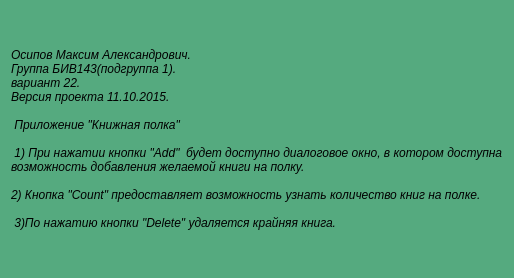
<?xml version="1.0" encoding="UTF-8"?>
<ui version="4.0">
 <class>DialogHelp</class>
 <widget class="QDialog" name="DialogHelp">
  <property name="geometry">
   <rect>
    <x>0</x>
    <y>0</y>
    <width>487</width>
    <height>278</height>
   </rect>
  </property>
  <property name="palette">
   <palette>
    <active>
     <colorrole role="WindowText">
      <brush brushstyle="SolidPattern">
       <color alpha="255">
        <red>0</red>
        <green>0</green>
        <blue>0</blue>
       </color>
      </brush>
     </colorrole>
     <colorrole role="Button">
      <brush brushstyle="SolidPattern">
       <color alpha="255">
        <red>85</red>
        <green>170</green>
        <blue>127</blue>
       </color>
      </brush>
     </colorrole>
     <colorrole role="Light">
      <brush brushstyle="SolidPattern">
       <color alpha="255">
        <red>127</red>
        <green>255</green>
        <blue>191</blue>
       </color>
      </brush>
     </colorrole>
     <colorrole role="Midlight">
      <brush brushstyle="SolidPattern">
       <color alpha="255">
        <red>106</red>
        <green>212</green>
        <blue>159</blue>
       </color>
      </brush>
     </colorrole>
     <colorrole role="Dark">
      <brush brushstyle="SolidPattern">
       <color alpha="255">
        <red>42</red>
        <green>85</green>
        <blue>63</blue>
       </color>
      </brush>
     </colorrole>
     <colorrole role="Mid">
      <brush brushstyle="SolidPattern">
       <color alpha="255">
        <red>56</red>
        <green>113</green>
        <blue>84</blue>
       </color>
      </brush>
     </colorrole>
     <colorrole role="Text">
      <brush brushstyle="SolidPattern">
       <color alpha="255">
        <red>0</red>
        <green>0</green>
        <blue>0</blue>
       </color>
      </brush>
     </colorrole>
     <colorrole role="BrightText">
      <brush brushstyle="SolidPattern">
       <color alpha="255">
        <red>255</red>
        <green>255</green>
        <blue>255</blue>
       </color>
      </brush>
     </colorrole>
     <colorrole role="ButtonText">
      <brush brushstyle="SolidPattern">
       <color alpha="255">
        <red>0</red>
        <green>0</green>
        <blue>0</blue>
       </color>
      </brush>
     </colorrole>
     <colorrole role="Base">
      <brush brushstyle="SolidPattern">
       <color alpha="255">
        <red>255</red>
        <green>255</green>
        <blue>255</blue>
       </color>
      </brush>
     </colorrole>
     <colorrole role="Window">
      <brush brushstyle="SolidPattern">
       <color alpha="255">
        <red>85</red>
        <green>170</green>
        <blue>127</blue>
       </color>
      </brush>
     </colorrole>
     <colorrole role="Shadow">
      <brush brushstyle="SolidPattern">
       <color alpha="255">
        <red>0</red>
        <green>0</green>
        <blue>0</blue>
       </color>
      </brush>
     </colorrole>
     <colorrole role="AlternateBase">
      <brush brushstyle="SolidPattern">
       <color alpha="255">
        <red>170</red>
        <green>212</green>
        <blue>191</blue>
       </color>
      </brush>
     </colorrole>
     <colorrole role="ToolTipBase">
      <brush brushstyle="SolidPattern">
       <color alpha="255">
        <red>255</red>
        <green>255</green>
        <blue>220</blue>
       </color>
      </brush>
     </colorrole>
     <colorrole role="ToolTipText">
      <brush brushstyle="SolidPattern">
       <color alpha="255">
        <red>0</red>
        <green>0</green>
        <blue>0</blue>
       </color>
      </brush>
     </colorrole>
    </active>
    <inactive>
     <colorrole role="WindowText">
      <brush brushstyle="SolidPattern">
       <color alpha="255">
        <red>0</red>
        <green>0</green>
        <blue>0</blue>
       </color>
      </brush>
     </colorrole>
     <colorrole role="Button">
      <brush brushstyle="SolidPattern">
       <color alpha="255">
        <red>85</red>
        <green>170</green>
        <blue>127</blue>
       </color>
      </brush>
     </colorrole>
     <colorrole role="Light">
      <brush brushstyle="SolidPattern">
       <color alpha="255">
        <red>127</red>
        <green>255</green>
        <blue>191</blue>
       </color>
      </brush>
     </colorrole>
     <colorrole role="Midlight">
      <brush brushstyle="SolidPattern">
       <color alpha="255">
        <red>106</red>
        <green>212</green>
        <blue>159</blue>
       </color>
      </brush>
     </colorrole>
     <colorrole role="Dark">
      <brush brushstyle="SolidPattern">
       <color alpha="255">
        <red>42</red>
        <green>85</green>
        <blue>63</blue>
       </color>
      </brush>
     </colorrole>
     <colorrole role="Mid">
      <brush brushstyle="SolidPattern">
       <color alpha="255">
        <red>56</red>
        <green>113</green>
        <blue>84</blue>
       </color>
      </brush>
     </colorrole>
     <colorrole role="Text">
      <brush brushstyle="SolidPattern">
       <color alpha="255">
        <red>0</red>
        <green>0</green>
        <blue>0</blue>
       </color>
      </brush>
     </colorrole>
     <colorrole role="BrightText">
      <brush brushstyle="SolidPattern">
       <color alpha="255">
        <red>255</red>
        <green>255</green>
        <blue>255</blue>
       </color>
      </brush>
     </colorrole>
     <colorrole role="ButtonText">
      <brush brushstyle="SolidPattern">
       <color alpha="255">
        <red>0</red>
        <green>0</green>
        <blue>0</blue>
       </color>
      </brush>
     </colorrole>
     <colorrole role="Base">
      <brush brushstyle="SolidPattern">
       <color alpha="255">
        <red>255</red>
        <green>255</green>
        <blue>255</blue>
       </color>
      </brush>
     </colorrole>
     <colorrole role="Window">
      <brush brushstyle="SolidPattern">
       <color alpha="255">
        <red>85</red>
        <green>170</green>
        <blue>127</blue>
       </color>
      </brush>
     </colorrole>
     <colorrole role="Shadow">
      <brush brushstyle="SolidPattern">
       <color alpha="255">
        <red>0</red>
        <green>0</green>
        <blue>0</blue>
       </color>
      </brush>
     </colorrole>
     <colorrole role="AlternateBase">
      <brush brushstyle="SolidPattern">
       <color alpha="255">
        <red>170</red>
        <green>212</green>
        <blue>191</blue>
       </color>
      </brush>
     </colorrole>
     <colorrole role="ToolTipBase">
      <brush brushstyle="SolidPattern">
       <color alpha="255">
        <red>255</red>
        <green>255</green>
        <blue>220</blue>
       </color>
      </brush>
     </colorrole>
     <colorrole role="ToolTipText">
      <brush brushstyle="SolidPattern">
       <color alpha="255">
        <red>0</red>
        <green>0</green>
        <blue>0</blue>
       </color>
      </brush>
     </colorrole>
    </inactive>
    <disabled>
     <colorrole role="WindowText">
      <brush brushstyle="SolidPattern">
       <color alpha="255">
        <red>42</red>
        <green>85</green>
        <blue>63</blue>
       </color>
      </brush>
     </colorrole>
     <colorrole role="Button">
      <brush brushstyle="SolidPattern">
       <color alpha="255">
        <red>85</red>
        <green>170</green>
        <blue>127</blue>
       </color>
      </brush>
     </colorrole>
     <colorrole role="Light">
      <brush brushstyle="SolidPattern">
       <color alpha="255">
        <red>127</red>
        <green>255</green>
        <blue>191</blue>
       </color>
      </brush>
     </colorrole>
     <colorrole role="Midlight">
      <brush brushstyle="SolidPattern">
       <color alpha="255">
        <red>106</red>
        <green>212</green>
        <blue>159</blue>
       </color>
      </brush>
     </colorrole>
     <colorrole role="Dark">
      <brush brushstyle="SolidPattern">
       <color alpha="255">
        <red>42</red>
        <green>85</green>
        <blue>63</blue>
       </color>
      </brush>
     </colorrole>
     <colorrole role="Mid">
      <brush brushstyle="SolidPattern">
       <color alpha="255">
        <red>56</red>
        <green>113</green>
        <blue>84</blue>
       </color>
      </brush>
     </colorrole>
     <colorrole role="Text">
      <brush brushstyle="SolidPattern">
       <color alpha="255">
        <red>42</red>
        <green>85</green>
        <blue>63</blue>
       </color>
      </brush>
     </colorrole>
     <colorrole role="BrightText">
      <brush brushstyle="SolidPattern">
       <color alpha="255">
        <red>255</red>
        <green>255</green>
        <blue>255</blue>
       </color>
      </brush>
     </colorrole>
     <colorrole role="ButtonText">
      <brush brushstyle="SolidPattern">
       <color alpha="255">
        <red>42</red>
        <green>85</green>
        <blue>63</blue>
       </color>
      </brush>
     </colorrole>
     <colorrole role="Base">
      <brush brushstyle="SolidPattern">
       <color alpha="255">
        <red>85</red>
        <green>170</green>
        <blue>127</blue>
       </color>
      </brush>
     </colorrole>
     <colorrole role="Window">
      <brush brushstyle="SolidPattern">
       <color alpha="255">
        <red>85</red>
        <green>170</green>
        <blue>127</blue>
       </color>
      </brush>
     </colorrole>
     <colorrole role="Shadow">
      <brush brushstyle="SolidPattern">
       <color alpha="255">
        <red>0</red>
        <green>0</green>
        <blue>0</blue>
       </color>
      </brush>
     </colorrole>
     <colorrole role="AlternateBase">
      <brush brushstyle="SolidPattern">
       <color alpha="255">
        <red>85</red>
        <green>170</green>
        <blue>127</blue>
       </color>
      </brush>
     </colorrole>
     <colorrole role="ToolTipBase">
      <brush brushstyle="SolidPattern">
       <color alpha="255">
        <red>255</red>
        <green>255</green>
        <blue>220</blue>
       </color>
      </brush>
     </colorrole>
     <colorrole role="ToolTipText">
      <brush brushstyle="SolidPattern">
       <color alpha="255">
        <red>0</red>
        <green>0</green>
        <blue>0</blue>
       </color>
      </brush>
     </colorrole>
    </disabled>
   </palette>
  </property>
  <property name="windowTitle">
   <string>Dialog</string>
  </property>
  <layout class="QGridLayout" name="gridLayout">
   <item row="0" column="0">
    <widget class="QLabel" name="label">
     <property name="palette">
      <palette>
       <active>
        <colorrole role="WindowText">
         <brush brushstyle="SolidPattern">
          <color alpha="255">
           <red>0</red>
           <green>0</green>
           <blue>0</blue>
          </color>
         </brush>
        </colorrole>
        <colorrole role="Button">
         <brush brushstyle="SolidPattern">
          <color alpha="255">
           <red>255</red>
           <green>255</green>
           <blue>255</blue>
          </color>
         </brush>
        </colorrole>
        <colorrole role="Light">
         <brush brushstyle="SolidPattern">
          <color alpha="255">
           <red>255</red>
           <green>255</green>
           <blue>255</blue>
          </color>
         </brush>
        </colorrole>
        <colorrole role="Midlight">
         <brush brushstyle="SolidPattern">
          <color alpha="255">
           <red>255</red>
           <green>255</green>
           <blue>255</blue>
          </color>
         </brush>
        </colorrole>
        <colorrole role="Dark">
         <brush brushstyle="SolidPattern">
          <color alpha="255">
           <red>127</red>
           <green>127</green>
           <blue>127</blue>
          </color>
         </brush>
        </colorrole>
        <colorrole role="Mid">
         <brush brushstyle="SolidPattern">
          <color alpha="255">
           <red>170</red>
           <green>170</green>
           <blue>170</blue>
          </color>
         </brush>
        </colorrole>
        <colorrole role="Text">
         <brush brushstyle="SolidPattern">
          <color alpha="255">
           <red>0</red>
           <green>0</green>
           <blue>0</blue>
          </color>
         </brush>
        </colorrole>
        <colorrole role="BrightText">
         <brush brushstyle="SolidPattern">
          <color alpha="255">
           <red>255</red>
           <green>255</green>
           <blue>255</blue>
          </color>
         </brush>
        </colorrole>
        <colorrole role="ButtonText">
         <brush brushstyle="SolidPattern">
          <color alpha="255">
           <red>0</red>
           <green>0</green>
           <blue>0</blue>
          </color>
         </brush>
        </colorrole>
        <colorrole role="Base">
         <brush brushstyle="SolidPattern">
          <color alpha="255">
           <red>255</red>
           <green>255</green>
           <blue>255</blue>
          </color>
         </brush>
        </colorrole>
        <colorrole role="Window">
         <brush brushstyle="SolidPattern">
          <color alpha="255">
           <red>255</red>
           <green>255</green>
           <blue>255</blue>
          </color>
         </brush>
        </colorrole>
        <colorrole role="Shadow">
         <brush brushstyle="SolidPattern">
          <color alpha="255">
           <red>0</red>
           <green>0</green>
           <blue>0</blue>
          </color>
         </brush>
        </colorrole>
        <colorrole role="AlternateBase">
         <brush brushstyle="SolidPattern">
          <color alpha="255">
           <red>255</red>
           <green>255</green>
           <blue>255</blue>
          </color>
         </brush>
        </colorrole>
        <colorrole role="ToolTipBase">
         <brush brushstyle="SolidPattern">
          <color alpha="255">
           <red>255</red>
           <green>255</green>
           <blue>220</blue>
          </color>
         </brush>
        </colorrole>
        <colorrole role="ToolTipText">
         <brush brushstyle="SolidPattern">
          <color alpha="255">
           <red>0</red>
           <green>0</green>
           <blue>0</blue>
          </color>
         </brush>
        </colorrole>
       </active>
       <inactive>
        <colorrole role="WindowText">
         <brush brushstyle="SolidPattern">
          <color alpha="255">
           <red>0</red>
           <green>0</green>
           <blue>0</blue>
          </color>
         </brush>
        </colorrole>
        <colorrole role="Button">
         <brush brushstyle="SolidPattern">
          <color alpha="255">
           <red>255</red>
           <green>255</green>
           <blue>255</blue>
          </color>
         </brush>
        </colorrole>
        <colorrole role="Light">
         <brush brushstyle="SolidPattern">
          <color alpha="255">
           <red>255</red>
           <green>255</green>
           <blue>255</blue>
          </color>
         </brush>
        </colorrole>
        <colorrole role="Midlight">
         <brush brushstyle="SolidPattern">
          <color alpha="255">
           <red>255</red>
           <green>255</green>
           <blue>255</blue>
          </color>
         </brush>
        </colorrole>
        <colorrole role="Dark">
         <brush brushstyle="SolidPattern">
          <color alpha="255">
           <red>127</red>
           <green>127</green>
           <blue>127</blue>
          </color>
         </brush>
        </colorrole>
        <colorrole role="Mid">
         <brush brushstyle="SolidPattern">
          <color alpha="255">
           <red>170</red>
           <green>170</green>
           <blue>170</blue>
          </color>
         </brush>
        </colorrole>
        <colorrole role="Text">
         <brush brushstyle="SolidPattern">
          <color alpha="255">
           <red>0</red>
           <green>0</green>
           <blue>0</blue>
          </color>
         </brush>
        </colorrole>
        <colorrole role="BrightText">
         <brush brushstyle="SolidPattern">
          <color alpha="255">
           <red>255</red>
           <green>255</green>
           <blue>255</blue>
          </color>
         </brush>
        </colorrole>
        <colorrole role="ButtonText">
         <brush brushstyle="SolidPattern">
          <color alpha="255">
           <red>0</red>
           <green>0</green>
           <blue>0</blue>
          </color>
         </brush>
        </colorrole>
        <colorrole role="Base">
         <brush brushstyle="SolidPattern">
          <color alpha="255">
           <red>255</red>
           <green>255</green>
           <blue>255</blue>
          </color>
         </brush>
        </colorrole>
        <colorrole role="Window">
         <brush brushstyle="SolidPattern">
          <color alpha="255">
           <red>255</red>
           <green>255</green>
           <blue>255</blue>
          </color>
         </brush>
        </colorrole>
        <colorrole role="Shadow">
         <brush brushstyle="SolidPattern">
          <color alpha="255">
           <red>0</red>
           <green>0</green>
           <blue>0</blue>
          </color>
         </brush>
        </colorrole>
        <colorrole role="AlternateBase">
         <brush brushstyle="SolidPattern">
          <color alpha="255">
           <red>255</red>
           <green>255</green>
           <blue>255</blue>
          </color>
         </brush>
        </colorrole>
        <colorrole role="ToolTipBase">
         <brush brushstyle="SolidPattern">
          <color alpha="255">
           <red>255</red>
           <green>255</green>
           <blue>220</blue>
          </color>
         </brush>
        </colorrole>
        <colorrole role="ToolTipText">
         <brush brushstyle="SolidPattern">
          <color alpha="255">
           <red>0</red>
           <green>0</green>
           <blue>0</blue>
          </color>
         </brush>
        </colorrole>
       </inactive>
       <disabled>
        <colorrole role="WindowText">
         <brush brushstyle="SolidPattern">
          <color alpha="255">
           <red>127</red>
           <green>127</green>
           <blue>127</blue>
          </color>
         </brush>
        </colorrole>
        <colorrole role="Button">
         <brush brushstyle="SolidPattern">
          <color alpha="255">
           <red>255</red>
           <green>255</green>
           <blue>255</blue>
          </color>
         </brush>
        </colorrole>
        <colorrole role="Light">
         <brush brushstyle="SolidPattern">
          <color alpha="255">
           <red>255</red>
           <green>255</green>
           <blue>255</blue>
          </color>
         </brush>
        </colorrole>
        <colorrole role="Midlight">
         <brush brushstyle="SolidPattern">
          <color alpha="255">
           <red>255</red>
           <green>255</green>
           <blue>255</blue>
          </color>
         </brush>
        </colorrole>
        <colorrole role="Dark">
         <brush brushstyle="SolidPattern">
          <color alpha="255">
           <red>127</red>
           <green>127</green>
           <blue>127</blue>
          </color>
         </brush>
        </colorrole>
        <colorrole role="Mid">
         <brush brushstyle="SolidPattern">
          <color alpha="255">
           <red>170</red>
           <green>170</green>
           <blue>170</blue>
          </color>
         </brush>
        </colorrole>
        <colorrole role="Text">
         <brush brushstyle="SolidPattern">
          <color alpha="255">
           <red>127</red>
           <green>127</green>
           <blue>127</blue>
          </color>
         </brush>
        </colorrole>
        <colorrole role="BrightText">
         <brush brushstyle="SolidPattern">
          <color alpha="255">
           <red>255</red>
           <green>255</green>
           <blue>255</blue>
          </color>
         </brush>
        </colorrole>
        <colorrole role="ButtonText">
         <brush brushstyle="SolidPattern">
          <color alpha="255">
           <red>127</red>
           <green>127</green>
           <blue>127</blue>
          </color>
         </brush>
        </colorrole>
        <colorrole role="Base">
         <brush brushstyle="SolidPattern">
          <color alpha="255">
           <red>255</red>
           <green>255</green>
           <blue>255</blue>
          </color>
         </brush>
        </colorrole>
        <colorrole role="Window">
         <brush brushstyle="SolidPattern">
          <color alpha="255">
           <red>255</red>
           <green>255</green>
           <blue>255</blue>
          </color>
         </brush>
        </colorrole>
        <colorrole role="Shadow">
         <brush brushstyle="SolidPattern">
          <color alpha="255">
           <red>0</red>
           <green>0</green>
           <blue>0</blue>
          </color>
         </brush>
        </colorrole>
        <colorrole role="AlternateBase">
         <brush brushstyle="SolidPattern">
          <color alpha="255">
           <red>255</red>
           <green>255</green>
           <blue>255</blue>
          </color>
         </brush>
        </colorrole>
        <colorrole role="ToolTipBase">
         <brush brushstyle="SolidPattern">
          <color alpha="255">
           <red>255</red>
           <green>255</green>
           <blue>220</blue>
          </color>
         </brush>
        </colorrole>
        <colorrole role="ToolTipText">
         <brush brushstyle="SolidPattern">
          <color alpha="255">
           <red>0</red>
           <green>0</green>
           <blue>0</blue>
          </color>
         </brush>
        </colorrole>
       </disabled>
      </palette>
     </property>
     <property name="font">
      <font>
       <italic>true</italic>
      </font>
     </property>
     <property name="text">
      <string>Осипов Максим Александрович.
Группа БИВ143(подгруппа 1).
вариант 22.
Версия проекта 11.10.2015. 
 
 Приложение &quot;Книжная полка&quot;

 1) При нажатии кнопки &quot;Add&quot;  будет доступно диалоговое окно, в котором доступна 
возможность добавления желаемой книги на полку. 

2) Кнопка &quot;Count&quot; предоставляет возможность узнать количество книг на полке. 

 3)По нажатию кнопки &quot;Delete&quot; удаляется крайняя книга.</string>
     </property>
    </widget>
   </item>
  </layout>
 </widget>
 <resources/>
 <connections/>
</ui>
